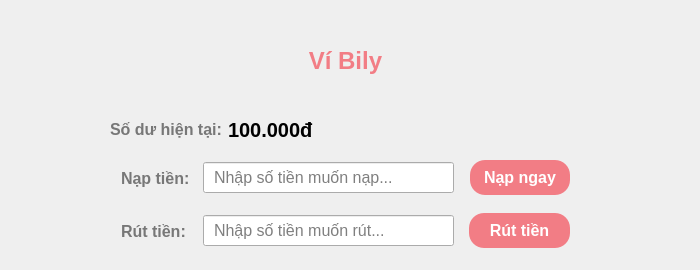
           <widget class="QWidget" name="staffWallet">
            <attribute name="title">
             <string>Ví Bily</string>
            </attribute>
            <widget class="QWidget" name="widget_20" native="true">
             <property name="geometry">
              <rect>
               <x>110</x>
               <y>99</y>
               <width>351</width>
               <height>61</height>
              </rect>
             </property>
             <property name="styleSheet">
              <string notr="true">font-size: 16px;</string>
             </property>
             <layout class="QHBoxLayout" name="horizontalLayout_24">
              <item>
               <widget class="QLabel" name="label_62">
                <property name="styleSheet">
                 <string notr="true">	font-weight: bold;
	color: #777;</string>
                </property>
                <property name="text">
                 <string>Số dư hiện tại:</string>
                </property>
               </widget>
              </item>
              <item>
               <widget class="QLabel" name="staffWalletBalance">
                <property name="styleSheet">
                 <string notr="true">font-weight: bold;
font-size: 20px;</string>
                </property>
                <property name="text">
                 <string>100.000đ</string>
                </property>
               </widget>
              </item>
              <item>
               <spacer name="horizontalSpacer_16">
                <property name="orientation">
                 <enum>Qt::Horizontal</enum>
                </property>
                <property name="sizeHint" stdset="0">
                 <size>
                  <width>40</width>
                  <height>20</height>
                 </size>
                </property>
               </spacer>
              </item>
             </layout>
            </widget>
            <widget class="QLabel" name="label_64">
             <property name="geometry">
              <rect>
               <x>0</x>
               <y>45</y>
               <width>691</width>
               <height>31</height>
              </rect>
             </property>
             <property name="styleSheet">
              <string notr="true">font-size: 24px;
font-weight: bold;
color: #f27d85;</string>
             </property>
             <property name="text">
              <string>Ví Bily</string>
             </property>
             <property name="alignment">
              <set>Qt::AlignCenter</set>
             </property>
            </widget>
            <widget class="QWidget" name="widget_21" native="true">
             <property name="geometry">
              <rect>
               <x>110</x>
               <y>147</y>
               <width>471</width>
               <height>61</height>
              </rect>
             </property>
             <property name="styleSheet">
              <string notr="true">font-size: 16px;</string>
             </property>
             <widget class="QLabel" name="label_65">
              <property name="geometry">
               <rect>
                <x>11</x>
                <y>11</y>
                <width>71</width>
                <height>41</height>
               </rect>
              </property>
              <property name="styleSheet">
               <string notr="true">	font-weight: bold;
	color: #777;</string>
              </property>
              <property name="text">
               <string>Nạp tiền:</string>
              </property>
             </widget>
             <widget class="QLineEdit" name="staffDepositInput">
              <property name="geometry">
               <rect>
                <x>93</x>
                <y>15</y>
                <width>251</width>
                <height>31</height>
               </rect>
              </property>
              <property name="styleSheet">
               <string notr="true">padding: 4px 8px;</string>
              </property>
              <property name="placeholderText">
               <string>Nhập số tiền muốn nạp...</string>
              </property>
             </widget>
             <widget class="QPushButton" name="staffDepositBtn">
              <property name="geometry">
               <rect>
                <x>360</x>
                <y>13</y>
                <width>100</width>
                <height>35</height>
               </rect>
              </property>
              <property name="cursor">
               <cursorShape>PointingHandCursor</cursorShape>
              </property>
              <property name="styleSheet">
               <string notr="true">QPushButton {
	padding: 8px 12px;
	color: white;
	font-size: 16px;
	font-weight: bold;
	background-color: #f27d85;
	border-radius: 15px;
	border: none;
}
</string>
              </property>
              <property name="text">
               <string>Nạp ngay</string>
              </property>
             </widget>
            </widget>
            <widget class="QWidget" name="widget_22" native="true">
             <property name="geometry">
              <rect>
               <x>110</x>
               <y>200</y>
               <width>471</width>
               <height>61</height>
              </rect>
             </property>
             <property name="styleSheet">
              <string notr="true">font-size: 16px;</string>
             </property>
             <widget class="QLabel" name="label_66">
              <property name="geometry">
               <rect>
                <x>11</x>
                <y>11</y>
                <width>71</width>
                <height>41</height>
               </rect>
              </property>
              <property name="styleSheet">
               <string notr="true">	font-weight: bold;
	color: #777;</string>
              </property>
              <property name="text">
               <string>Rút tiền:</string>
              </property>
             </widget>
             <widget class="QLineEdit" name="staffWithdrawInput">
              <property name="geometry">
               <rect>
                <x>93</x>
                <y>15</y>
                <width>251</width>
                <height>31</height>
               </rect>
              </property>
              <property name="styleSheet">
               <string notr="true">padding: 4px 8px;</string>
              </property>
              <property name="placeholderText">
               <string>Nhập số tiền muốn rút...</string>
              </property>
             </widget>
             <widget class="QPushButton" name="staffWithdrawBtn">
              <property name="geometry">
               <rect>
                <x>359</x>
                <y>13</y>
                <width>101</width>
                <height>35</height>
               </rect>
              </property>
              <property name="sizePolicy">
               <sizepolicy hsizetype="Preferred" vsizetype="Fixed">
                <horstretch>0</horstretch>
                <verstretch>0</verstretch>
               </sizepolicy>
              </property>
              <property name="cursor">
               <cursorShape>PointingHandCursor</cursorShape>
              </property>
              <property name="styleSheet">
               <string notr="true">QPushButton {
	padding: 8px 12px;
	color: white;
	font-size: 16px;
	font-weight: bold;
	background-color: #f27d85;
	border-radius: 15px;
	border: none;
}
</string>
              </property>
              <property name="text">
               <string>Rút tiền</string>
              </property>
             </widget>
            </widget>
           </widget>
